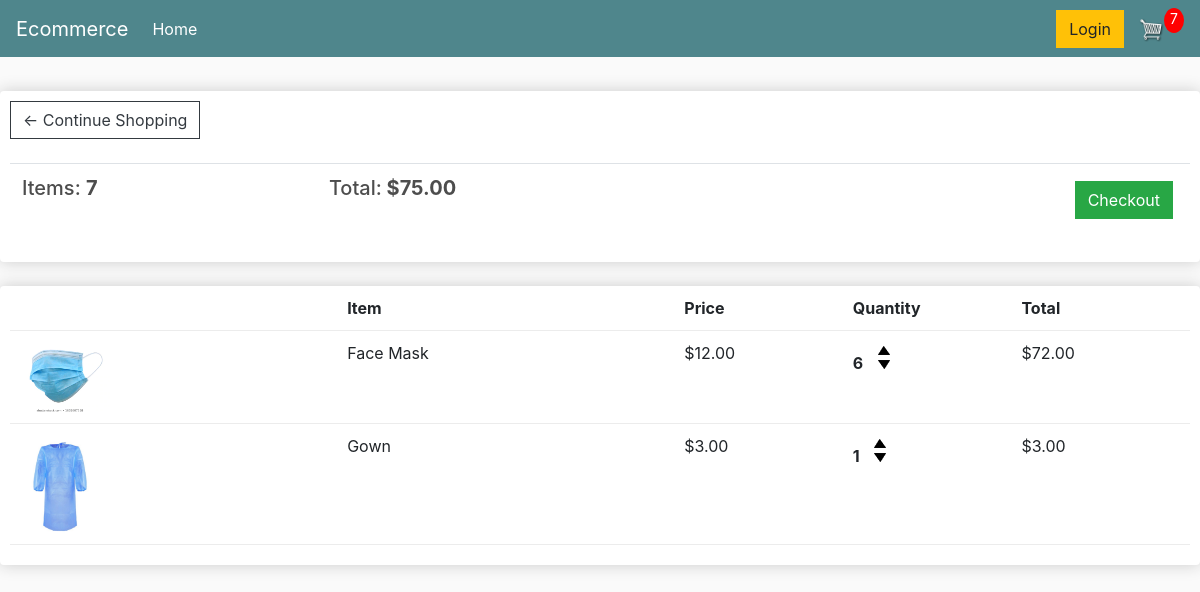
The app's page /cart/ (signed in) with its own data.
### store/models.py (models this page shows, shortened)
class Order(models.Model):
    customer = models.ForeignKey(Customer, on_delete=models.SET_NULL, blank=True, null=True)
    date_ordered =  models.DateTimeField(auto_now_add=True)
    complete = models.BooleanField(default=False, null=True, blank=False)
    transaction_id = models.CharField(max_length=200, null=True)
    @property
    def get_cart_total(self):
        orderitems = self.orderitem_set.all()
        total = sum([item.get_total for item in orderitems])
        return total
    @property
    def get_cart_items(self):
        orderitems = self.orderitem_set.all()
        total = sum([item.quantity for item in orderitems])
        return total

class OrderItem(models.Model):
    product = models.ForeignKey(Product, on_delete=models.SET_NULL, blank=True, null=True)
    order = models.ForeignKey(Order, on_delete=models.SET_NULL, blank=True, null=True)
    quantity = models.IntegerField(default=0,null=True,blank=True)
    date_added = models.DateTimeField(auto_now_add=True)
    @property
    def get_total(self):
        total = self.product.price * self.quantity
        return total

class Product(models.Model):
    name = models.CharField(max_length=200, null=True)
    digital = models.BooleanField(default=False,null=True, blank=False)
    price =  models.DecimalField(max_digits=7,decimal_places=2)
    image = models.ImageField(null=True, blank=True)
    @property
    def imageURL(self):
        try:
            url = self.image.url
        except:
            url = ''
        return url

### store/views.py (the view)
# urls.py: path('cart/', views.cart, name="cart"),
def cart(request):
    if request.user.is_authenticated:
        customer = request.user.customer
        order, created = Order.objects.get_or_create(customer=customer, complete=False)
        items = order.orderitem_set.all()
        cartItems = order.get_cart_items
    else:
        items=  []
        order = {'get_cart_total':0, 'get_cart_items':0}
        cartItems = order['get_cart_items']
    context = {'items':items, 'order':order, 'cartItems':cartItems}
    return render(request, 'store/cart.html',context)

### store/templates/store/cart.html
{% extends 'store/main.html' %}
{% load static %}
{% block content %}
<div class="row">
    <div class="col-lg-12">
        <div class="box-element">
            <a  class="btn btn-outline-dark" href="{% url 'store' %}">&#x2190; Continue Shopping</a>
            <br>
            <br>
            <table class="table">
                <tr>
                    <th><h5>Items: <strong>{{order.get_cart_items}}</strong></h5></th>
                    <th><h5>Total:<strong> ${{order.get_cart_total}}</strong></h5></th>
                    <th>
                        <a  style="float:right; margin:5px;" class="btn btn-success" href="{% url 'checkout' %}">Checkout</a>
                    </th>
                </tr>
            </table>
        </div>
        <br>
        <div class="box-element">
            <div class="cart-row">
                <div style="flex:2"></div>
                <div style="flex:2"><strong>Item</strong></div>
                <div style="flex:1"><strong>Price</strong></div>
                <div style="flex:1"><strong>Quantity</strong></div>
                <div style="flex:1"><strong>Total</strong></div>
            </div>
            {%for item in items%}
            <div class="cart-row">
                <div style="flex:2"><img class="row-image" src="{{ item.product.imageURL }}"></div>
                <div style="flex:2">{{item.product.name}}</div>
                <div style="flex:1">${{item.product.price|floatformat:2}}</div>
                <div style="flex:1">
                    <p class="quantity">{{item.quantity}}</p>
                    <div class="quantity">
                        <img data-product="{{item.product.id}}" data-action="add" class="chg-quantity update-cart" src="{% static  'images/arrow-up.png' %}">
                        <img data-product="{{item.product.id}}" data-action="remove" class="chg-quantity update-cart" src="{% static  'images/arrow-down.png' %}">
                    </div>
                </div>
                <div style="flex:1">${{item.get_total}}</div>
            </div>
            {%endfor%}
        </div>
    </div>
</div>
{% endblock content %}

### store/templates/store/main.html (shortened to what this page needs)
<!DOCTYPE html>
{% load static %}
<html>
<head>
	<link rel="stylesheet" href="https://stackpath.bootstrapcdn.com/bootstrap/4.4.1/css/bootstrap.min.css">
	<link rel="stylesheet" type="text/css" href="{% static 'css/main.css' %}">
</head>
<body>
    <nav class="navbar navbar-expand-lg navbar-dark bg-dark">
        <a class="navbar-brand" href="#">Ecommerce</a>
        <div class="collapse navbar-collapse" id="navbarSupportedContent">
          <ul class="navbar-nav mr-auto">
            <li class="nav-item active">
              <a class="nav-link" href="#">Home <span class="sr-only">(current)</span></a>
            </li>
          </ul>
          <div class = "form-inline my-2 my-lg-0">
              <a href="#" class = "btn btn-warning">Login</a>
              <a href="{% url 'cart'%}">
                  <img id = "cart-icon" src="{%static 'images/cart.png'%}" alt="">
              </a>
              <p id="cart-total">{{cartItems}}</p>
          </div>
        </div>
      </nav>
        <div calss = "container">
            <br>
            {%block content%}
            {%endblock content%}
        </div>
</body>
</html>

### static/css/main.css (style rules this page uses)
body { background-color: hsl(0, 0%, 98%); }
h1,h2,h3,h4,h5,h6 { color:hsl(0, 0%, 30%); }
.box-element { box-shadow:hsl(0, 0%, 80%) 0 0 16px; background-color: #fff; border-radius: 4px; padding: 10px; }
.bg-dark { background-color: #4f868c!important; }
#cart-icon { width:25px; display: inline-block; margin-left: 15px; }
#cart-total { display: block; text-align: center; color:#fff; background-color: red; width: 20px; height: 25px; border-radius: 50%; font-size: 14px; }
.col-lg-4, .col-lg-6, .col-lg-8, .col-lg-12 { margin-top: 10px; }
.btn { border-radius: 0; }
.row-image { width: 100px; }
.cart-row { display: flex; align-items: flex-stretch; padding-bottom: 10px; margin-bottom: 10px; border-bottom: 1px solid #ececec; }
.quantity { display: inline-block; font-weight: 700; padding-right:10px; }
.chg-quantity { width: 12px; cursor: pointer; display: block; margin-top: 5px; transition:.1s; }

### records on screen
Order: get_cart_items "7", get_cart_total "75.00"
OrderItem: product.imageURL (picture), product.name "Face Mask", product.price "12.00", quantity "6", get_total "72.00"
OrderItem: product.imageURL (picture), product.name "Gown", product.price "3.00", quantity "1", get_total "3.00"

### other values on screen
{{ cartItems }} "7"
